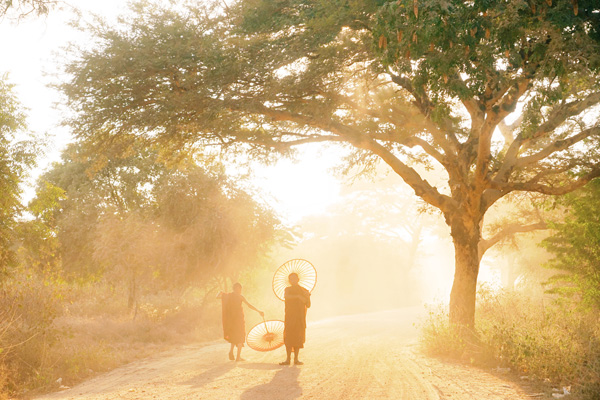
#> input picture img all/Bagan1.jpg, 600 x 400 px; its folder holds only this picture in this run
$ python basic.py
#> lines starting #> are read from the running program, lines starting #| are printed output that depends on the picture; long printed decimals are rounded
### ypoften.py
import os, shutil

def create_path(filepath):
    filepathfolder = os.path.dirname(filepath)
    if not os.path.exists(filepathfolder): os.makedirs(filepathfolder)

# [4 lines left out: function copy_file, not called in this run]

def save_list_to_txt(wlist, filesavepath):
    create_path(filesavepath)
    slist = [str(x) for x in wlist]
    jlist = '\t'.join(slist)
    with open(filesavepath, "a") as resultf:
        resultf.write(jlist + '\n')

### basic.py
import os, glob, cv2, sys
import numpy as np
import ypoften as of

def attr_basic(imgpath, contrast_range=0.95, hue_count_alpha = 0.05):
#> called with imgpath = 'img all/Bagan1.jpg', contrast_range = 0.95, hue_count_alpha = 0.05
    img = cv2.imread(imgpath) # note: OpenCV uses BGR space
#> img is the input picture: shape (400, 600, 3); mean B, G, R 126, 174.3, 202.2
    filesize = os.path.getsize(imgpath) # file size
    h, w = img.shape[:2] # width, height
#> h = 400; w = 600
    ar = w/h; size = w*h # aspect ratio, image size
#> after `ar = w / h`: ar = 1.5
#> after `size = w * h`: size = 240000
    print("file size, height, width, aspect ratio, size",filesize, h, w, ar, size)
#| file size, height, width, aspect ratio, size 156836 400 600 1.5 240000

    # RGB
    rgb = cv2.cvtColor(img, cv2.COLOR_BGR2RGB)
    rgbR, rgbG, rgbB = np.mean(rgb, axis = (0,1))
#> rgbR = 202.2; rgbG = 174.3; rgbB = 126
    rgbR_sd, rgbG_sd, rgbB_sd = np.std(rgb, axis = (0,1))
#> rgbR_sd = 48.26; rgbG_sd = 50.49; rgbB_sd = 65.11
    print("RGB (means & SDs)", rgbR, rgbG, rgbB, rgbR_sd, rgbG_sd, rgbB_sd)
#| RGB (means & SDs) 202.198 174.289 126.015 48.255 50.494 65.113

    # HSV
    hsv = cv2.cvtColor(img, cv2.COLOR_BGR2HSV)
#> hsv: shape (400, 600, 3); mean H, S, V 20.9, 103.9, 202.4
    hue, saturation, value = np.mean(hsv, axis = (0,1))
#> hue = 20.9; saturation = 103.9; value = 202.4
    hue_sd, saturation_sd, value_sd = np.std(hsv, axis = (0,1))
#> hue_sd = 16.15; saturation_sd = 52.05; value_sd = 47.68
    print("HSV (means & SDs)", hue, saturation, value, hue_sd, saturation_sd, value_sd)
#| HSV (means & SDs) 20.897 103.876 202.4403 16.150 52.052 47.680

    # XYZ
    xyz = cv2.cvtColor(img, cv2.COLOR_BGR2XYZ)
#> xyz: shape (400, 600, 3); mean of channels 0, 1, 2 168.4, 176.7, 142.7
    xyzX, xyzY, xyzZ = np.mean(xyz, axis = (0,1))
#> xyzX = 168.4; xyzY = 176.7; xyzZ = 142.7
    xyzX_sd, xyzY_sd, xyzZ_sd = np.std(xyz, axis = (0,1))
#> xyzX_sd = 48.07; xyzY_sd = 50.24; xyzZ_sd = 65.37
    print("XYZ (means & SDs)", xyzX, xyzY, xyzZ, xyzX_sd, xyzY_sd, xyzZ_sd)
#| XYZ (means & SDs) 168.442 176.737 142.742 48.070 50.235 65.367

    # brightness
    gray = cv2.imread(imgpath, 0)
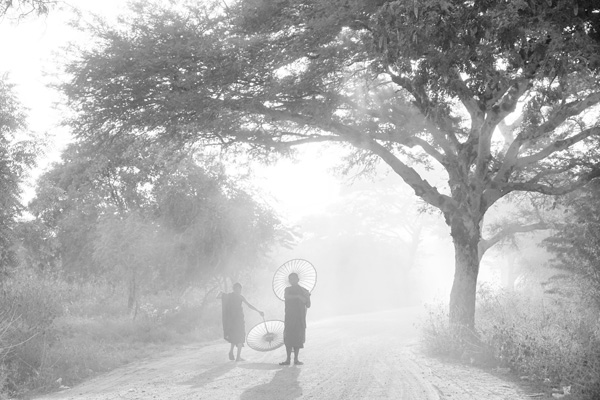
#> gray: shape (400, 600); min 12, max 255, mean 177.2
    bright = np.mean(gray) # brightness
#> bright = 177.2
    bright_sd = np.std(gray)
#> bright_sd = 50.34

    # contrast
    hist = np.bincount(gray.ravel(),minlength=256) # create a histogram of brightness values
#> hist = 256 values, max 9647 at index 255, min 0 at index 0, mean 937.5
    sum = np.sum(hist) # get sum of the histogram
#> sum = 240000
    p = (1 - contrast_range)/2;  q = (1 + contrast_range)/2
    low_sum = sum * p; high_sum = sum * q
#> after `low_sum = sum * p`: low_sum = 6000
#> after `high_sum = sum * q`: high_sum = 234000
    cumsum = np.cumsum(hist)
#> cumsum = 256 values from 0 to 240000
    low_idx = (np.abs( cumsum - low_sum )).argmin() # find a range that covers (q-p) percent of the histogram
#> low_idx = 76
    high_idx = (np.abs( cumsum - high_sum )).argmin()
#> high_idx = 254
    contrast = high_idx - low_idx
#> contrast = 178
    print("brightness, brightness (SD), contrast", bright, bright_sd, contrast)
#| brightness, brightness (SD), contrast 177.166 50.340 178

    # colorfulness
    rgb = rgb.astype(float) # OpenCV reads image in unit8 (range 0-255), so first converts to float
    l_rgbR, l_rgbG, l_rgbB = cv2.split(rgb) # get lists of R, G, B values
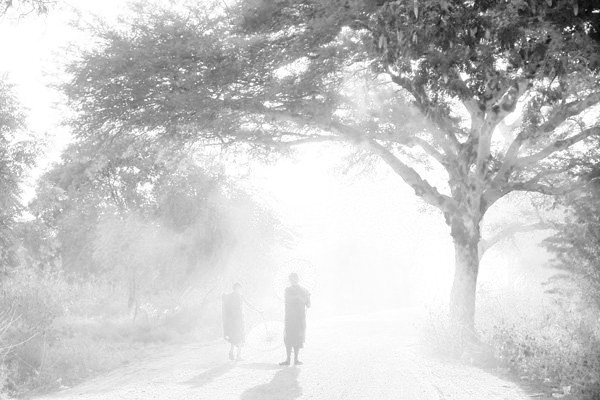
#> l_rgbR: shape (400, 600) float64; min 5, max 255, mean 202.2
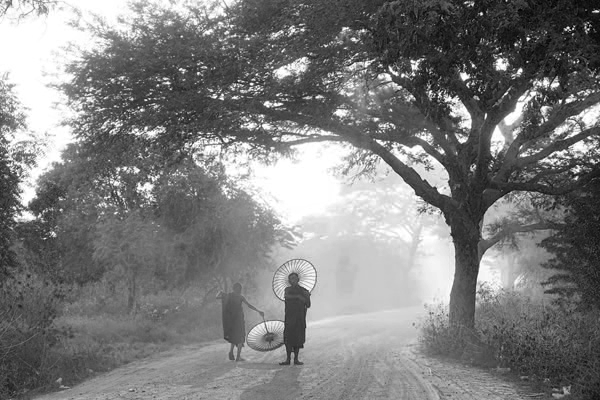
#> l_rgbB: shape (400, 600) float64; min 0, max 255, mean 126
    l_rg = l_rgbR - l_rgbG
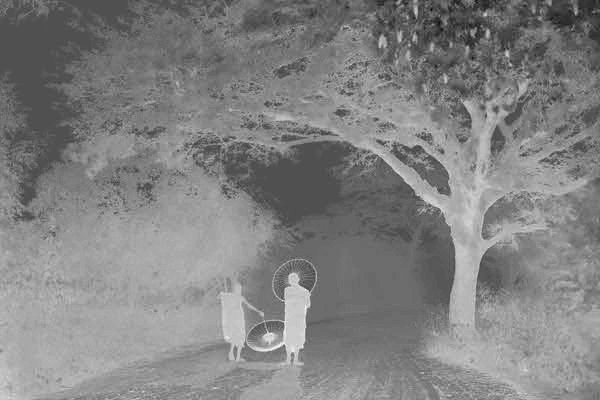
#> l_rg: shape (400, 600) float64; min -46, max 99, mean 27.9; drawn with min black and max white
    l_yb = 0.5*l_rgbR  + 0.5*l_rgbG - l_rgbB
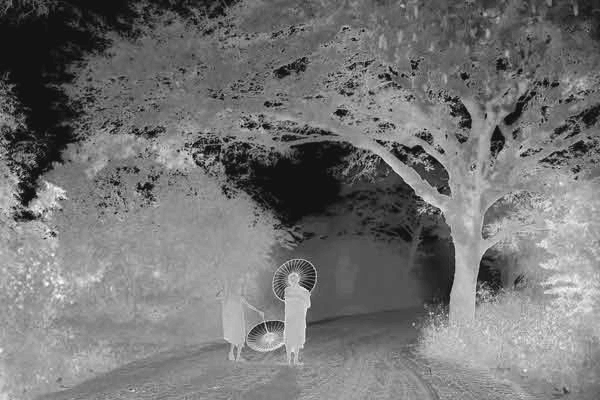
#> l_yb: shape (400, 600) float64; min -12.5, max 151, mean 62.2; drawn with min black and max white
    rg_sd  = np.std(l_rg); rg_mean = np.mean(l_rg)
#> after `rg_sd = np.std(l_rg)`: rg_sd = 18.23
#> after `rg_mean = np.mean(l_rg)`: rg_mean = 27.91
    yb_sd  = np.std(l_yb); yb_mean = np.mean(l_yb)
#> after `yb_sd = np.std(l_yb)`: yb_sd = 30.5
#> after `yb_mean = np.mean(l_yb)`: yb_mean = 62.23
    rg_yb_sd = (rg_sd**2 + yb_sd**2)**0.5
#> rg_yb_sd = 35.54
    rg_yb_mean = (rg_mean**2 + yb_mean**2)**0.5
#> rg_yb_mean = 68.2
    colorful = rg_yb_sd + (rg_yb_mean * 0.3)
#> colorful = 56
    print("colorfulness", colorful)
#| colorfulness 55.996

    # color variety
    h, w, m = hsv.shape[:3]
#> m = 3
    hsv_l = hsv.reshape(h*w, m) # reshape to a "list" of HSV values
    hsv_g = hsv_l[(hsv_l[:,1] >= 255*0.2) & (hsv_l[:,2] >= 255*0.15) & (hsv_l[:,2] <= 255*0.95)]
    # select only "good" hue values: saturation > 0.2; 0.15 < lightness < 0.95
    # note: H ranges from 0 to 180, S and V from 0 to 255

    hgood = hsv_g[:,0] # get all good hue values in a 1-D array
    if len(hgood) > 0:
        bins = np.linspace(0, 180, 20, endpoint=False) # create 20 bins on H value
        # note: np.linspace returns evenly spaced numbers over a specified interval
        digitized = np.digitize(hgood, bins)
        # return the indices of the bins to which each hue value belongs
        digitized = digitized - 1 # minus 1 since digitized bin index starts from 1
        bin_ns = [len(digitized[digitized == i]) for i in range(0, len(bins))] # count pixels in each bin
#> bin_ns = [2, 59923, 98367, 7886, 1791, 575, 136, 30, 2, 0, 0, 0, 0, 0, 0, 0, 0, 0, 0, 0]
        bin_ns = np.array(bin_ns)
#> bin_ns = 20 values, max 98367 at index 2, min 0 at index 9, mean 8435.6
        count_indexes = np.where(bin_ns > hue_count_alpha * max(bin_ns))[0]
#> count_indexes = [1, 2, 3]
        # get "countable" bins larger than the threshold (=alpha * the largest bin)
        hue_count = len(count_indexes) # get hue count
#> hue_count = 3
    else:
        hue_count = 0
    print("color variety", hue_count)
#| color variety 3

    attrlist = [filesize, w, h, ar, size,
                rgbR, rgbG, rgbB, rgbR_sd, rgbG_sd, rgbB_sd,
                hue, saturation, value, hue_sd, saturation_sd, value_sd,
                xyzX, xyzY, xyzZ, xyzX_sd, xyzY_sd, xyzZ_sd,
                bright, bright_sd, contrast, colorful, hue_count]
#> attrlist = 28 values, max 240000 at index 4, min 1.5 at index 3, mean 14288

    print("basic attributes", attrlist)
#> (printed output is left out)
    return(attrlist)

def main():
    imgfolder = os.path.join('img all','')
    tffolder = os.path.join("img transform",'')
    resultpath = os.path.join('img result', 'basic.txt')
    imgpaths = glob.glob(imgfolder + '*')

    for j, imgpath in enumerate(imgpaths[:]):
        print("-"*100)
        imgname = os.path.basename(imgpath)
        print(j, imgname)
        wlist = [imgname] + attr_basic(imgpath)
#> wlist = 29 items, first 6: 'Bagan1.jpg', 156836, 600, 400, 1.5, 240000
        of.save_list_to_txt(wlist, resultpath)
#> in save_list_to_txt, `slist = [str(x) for x in wlist]`: slist = 29 items, first 6: 'Bagan1.jpg', '156836', '600', '400', '1.5', '240000'
    print("DONE"*50)

if __name__== "__main__":
    main()

$ run again, on img all/Chefchaouen1.jpg
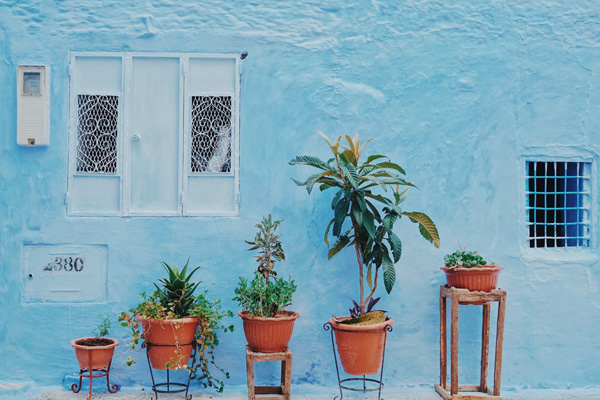
#> input picture img all/Chefchaouen1.jpg, 600 x 400 px
#> in attr_basic, img is the input picture: shape (400, 600, 3); mean B, G, R 180.5, 164.4, 127.2
#| file size, height, width, aspect ratio, size 142767 400 600 1.5 240000
#> rgbR = 127.2; rgbG = 164.4; rgbB = 180.5
#> rgbR_sd = 35.43; rgbG_sd = 40.91; rgbB_sd = 49.36
#| RGB (means & SDs) 127.169 164.377 180.536 35.432 40.909 49.363
#> hsv: shape (400, 600, 3); mean H, S, V 93.3, 91, 186.6
#> hue = 93.26; saturation = 90.99; value = 186.6
#> hue_sd = 24.88; saturation_sd = 36.36; value_sd = 38.81
#| HSV (means & SDs) 93.261 90.990 186.553 24.882 36.356 38.810
#> xyz: shape (400, 600, 3); mean of channels 0, 1, 2 143.8, 157.6, 193.6
#> xyzX = 143.8; xyzY = 157.6; xyzZ = 193.6
#> xyzX_sd = 34.11; xyzY_sd = 37.91; xyzZ_sd = 51.96
#| XYZ (means & SDs) 143.810 157.616 193.587 34.115 37.906 51.962
#> in attr_basic, `gray = cv2.imread(imgpath, 0)`:
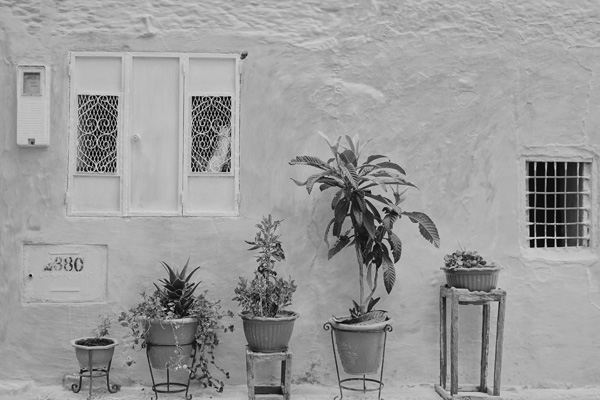
#> gray: shape (400, 600); min 0, max 219, mean 155.1
#> bright = 155.1
#> bright_sd = 37
#> hist = 256 values, max 7956 at index 174, min 0 at index 216, mean 937.5
#> sum = 240000
#> low_sum = 6000
#> high_sum = 234000
#> cumsum = 256 values from 80 to 240000
#> low_idx = 40
#> high_idx = 192
#> contrast = 152
#| brightness, brightness (SD), contrast 155.086 36.996 152
#> in attr_basic, `l_yb = 0.5*l_rgbR  + 0.5*l_rgbG - l_rgbB`:
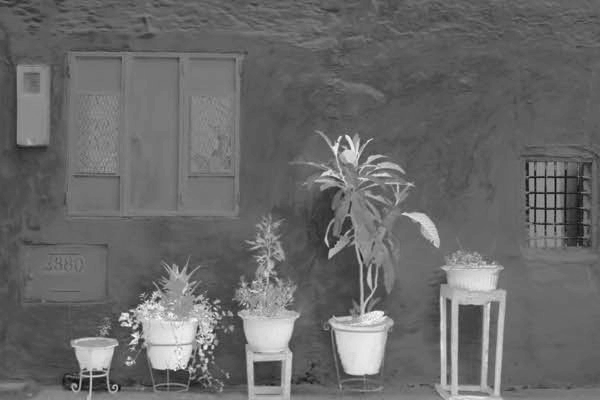
#> l_yb: shape (400, 600) float64; min -131.5, max 101, mean -34.8; drawn with min black and max white
#> rg_sd = 32.5
#> rg_mean = -37.21
#> yb_sd = 28.7
#> yb_mean = -34.76
#> rg_yb_sd = 43.36
#> rg_yb_mean = 50.92
#> colorful = 58.63
#| colorfulness 58.632
#> in attr_basic, `bin_ns = [len(digitized[digitized == i]) for i in range(0, len(bins))]`: bin_ns = [9918, 3228, 1310, 697, 503, 616, 587, 1084, 1569, 2735, 53930, 124846, 2600, 256, 121, 102, 58, 96, 239, 778]
#> in attr_basic, `bin_ns = np.array(bin_ns)`: bin_ns = 20 values, max 124846 at index 11, min 58 at index 16, mean 10263.6
#> count_indexes = [0, 10, 11]
#> hue_count = 3
#| color variety 3
#> attrlist = 28 values, max 240000 at index 4, min 1.5 at index 3, mean 13780.8
#> (printed output is left out)
#> wlist = 29 items, first 6: 'Chefchaouen1.jpg', 142767, 600, 400, 1.5, 240000
#> slist = 29 items, first 6: 'Chefchaouen1.jpg', '142767', '600', '400', '1.5', '240000'

$ run again, on img all/Cordoba1.jpg
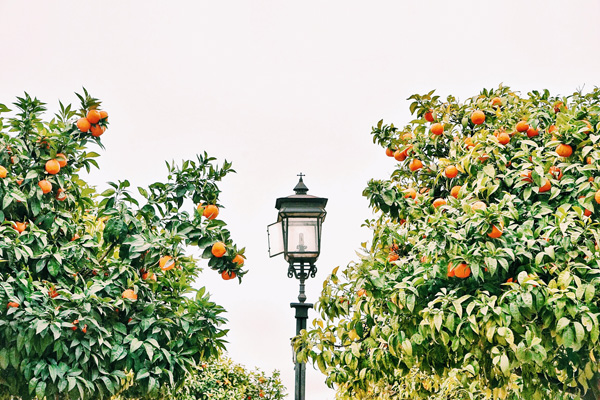
#> input picture img all/Cordoba1.jpg, 600 x 400 px
#> in attr_basic, img is the input picture: shape (400, 600, 3); mean B, G, R 151.2, 179.8, 174.7
#| file size, height, width, aspect ratio, size 203696 400 600 1.5 240000
#> rgbR = 174.7; rgbG = 179.8; rgbB = 151.2
#> rgbR_sd = 85.93; rgbG_sd = 72.47; rgbB_sd = 94.01
#| RGB (means & SDs) 174.655 179.844 151.167 85.930 72.473 94.010
#> hsv: shape (400, 600, 3); mean H, S, V 75.8, 74.1, 185.5
#> hue = 75.79; saturation = 74.09; value = 185.5
#> hue_sd = 63.21; saturation_sd = 78.52; value_sd = 73.78
#| HSV (means & SDs) 75.793 74.093 185.548 63.211 78.519 73.777
#> xyz: shape (400, 600, 3); mean of channels 0, 1, 2 163.7, 176.6, 163.9
#> xyzX = 163.7; xyzY = 176.6; xyzZ = 163.9
#> xyzX_sd = 76.92; xyzY_sd = 75.99; xyzZ_sd = 94.58
#| XYZ (means & SDs) 163.675 176.631 163.888 76.924 75.993 94.578
#> in attr_basic, `gray = cv2.imread(imgpath, 0)`:
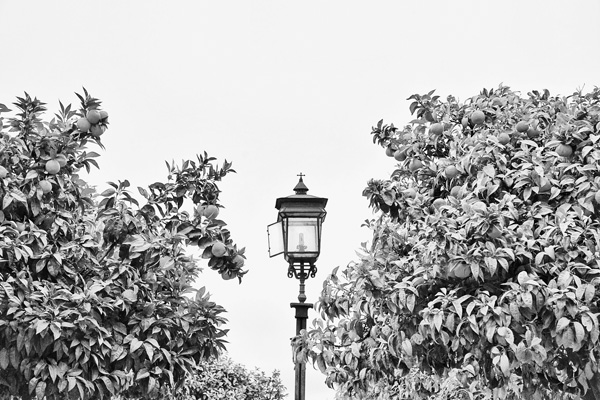
#> gray: shape (400, 600); min 0, max 255, mean 175
#> bright = 175
#> bright_sd = 77.81
#> hist = 256 values, max 41922 at index 244, min 54 at index 1, mean 937.5
#> sum = 240000
#> low_sum = 6000
#> high_sum = 234000
#> cumsum = 256 values from 112 to 240000
#> low_idx = 22
#> high_idx = 247
#> contrast = 225
#| brightness, brightness (SD), contrast 175.004 77.811 225
#> in attr_basic, `l_yb = 0.5*l_rgbR  + 0.5*l_rgbG - l_rgbB`:
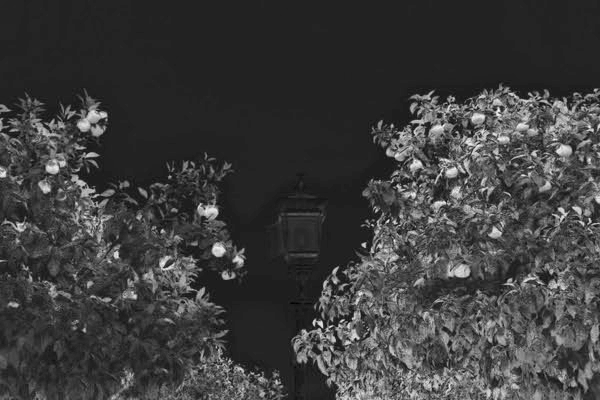
#> l_yb: shape (400, 600) float64; min -30, max 201.5, mean 26.1; drawn with min black and max white
#> rg_sd = 25.1
#> rg_mean = -5.19
#> yb_sd = 34.97
#> yb_mean = 26.08
#> rg_yb_sd = 43.04
#> rg_yb_mean = 26.59
#> colorful = 51.02
#| colorfulness 51.023
#> in attr_basic, `bin_ns = [len(digitized[digitized == i]) for i in range(0, len(bins))]`: bin_ns = [1283, 3512, 9503, 22056, 21190, 18191, 14027, 9686, 1851, 256, 72, 6, 2, 1, 0, 0, 1, 0, 1, 5]
#> in attr_basic, `bin_ns = np.array(bin_ns)`: bin_ns = 20 values, max 22056 at index 3, min 0 at index 14, mean 5082.1
#> count_indexes = [0, 1, 2, 3, 4, 5, 6, 7, 8]
#> hue_count = 9
#| color variety 9
#> attrlist = 28 values, max 240000 at index 4, min 1.5 at index 3, mean 15974.9
#> (printed output is left out)
#> wlist = 29 items, first 6: 'Cordoba1.jpg', 203696, 600, 400, 1.5, 240000
#> slist = 29 items, first 6: 'Cordoba1.jpg', '203696', '600', '400', '1.5', '240000'
